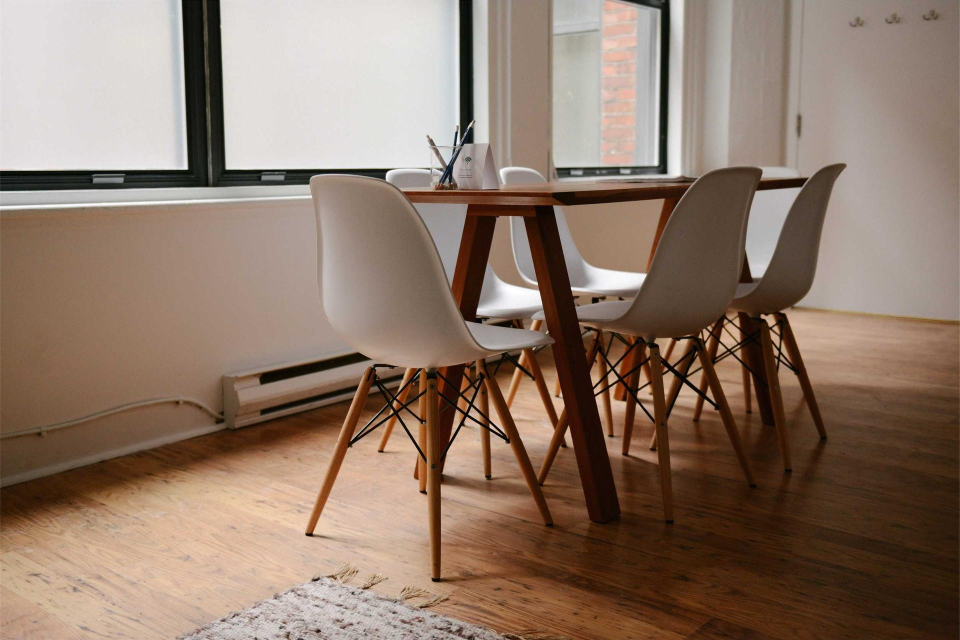
#> input picture plugins/tasarim/skills/design-taste-frontend/assets/components/fx-photo/meeting-room.jpg, 1920 x 1280 px (shown at 1/2 size)
$ python -i props.py   (imports and definitions only)
#> lines starting #> are read from the running program, lines starting #| are printed output that depends on the picture
"""Tactile paper props: the paper a reel is told on, drawn per reel (nothing downloaded, nothing stored in the recipe).
Needs numpy + Pillow (+ OpenCV for ground()): run with ~/.venvs/media/bin/python.

    import sys; sys.path.insert(0, "<skill>/recipes/tactile-paper"); import props as pp
    pp.ground(f"{P}/assets/paper-texture-ground.png")             # the maroon ground (the reference's colours, seeded)
    lay = pp.essay_page(f"{P}/assets/page.jpg", TEXT, head="RUNNING HEAD", targets={"key": ["two", "words"]})
    pp.notebook_page(f"{P}/assets/notebook.jpg", ["the speaker's own words", "on that line"], blank=f"{P}/assets/blank.jpg")
    pp.ticket(f"{P}/assets/ticket.png", "TICKET", "PASSENGER TRAIN", rows, "PRICE")
    pp.photo_print(f"{P}/assets/city_prepped.jpg", f"{P}/assets/print.jpg")   # a stock / own still as a B&W print
    img = pp.paper(pp.PW, pp.PH, (226, 215, 188), seed=11)        # any page of your own; ink with apply_ink / halftone

Pages are 2x of the replica's page space (PAGE rect 1013 x 1478 page px -> PW x PH = 2026 x 2956 texture px), so a
page fills the frame width at rest and stays sharp in the 1.12x close-up. Marks come back in page px (the boxes the
crimson underline goes under). Text: the latin and cyrillic subsets of the house fonts in templates/fonts (Playfair
Display for printed pages, Caveat for handwriting, JetBrains Mono for fields, Inter Tight for headings). Only the speaker's words or
plain facts go on a page in a size a viewer can read (>= 48 px on screen); a page of printed text in another language (a
quote's source) is texture, the caption carries the meaning.
"""
import math
import os
import random

import numpy as np
from PIL import Image, ImageDraw, ImageFilter, ImageFont

HERE = os.path.dirname(os.path.abspath(__file__))
FD = os.path.abspath(os.path.join(HERE, "..", "..", "templates", "fonts"))
K = 2                      # texture px per page px
PW, PH = 1013 * K, 1478 * K

# the maroon ground: a cubic colour surface (BGR, x/1080, y/1920) fitted to the reference's first frame + seeded fibre
# noise with its measured high-pass deviation (replica/tools/prep_plates.py); regenerated pixel-identical, no file kept
GROUND_COEF = [[29.00250357128763, 42.32283974297392, 127.78608262216729, -81.76655363966792, -16.252907743397955,
                -196.33617531725275, 10.695967003613482, 52.4626069709357, 32.35067716379652, 60.521884169057515],
               [18.461236344230183, 31.757105935876183, 109.73367705224551, -57.200698340610586, -42.502532025143175,
                -190.76307834963004, 7.397865545309819, 44.83399721879237, 56.479156792368016, 78.44579539693247],
               [47.21184114916305, 64.45280721459339, 194.88999157829033, -122.33271121698378, -14.204396895941427,
                -284.6390720307811, 11.057350097883095, 81.70083754090659, 39.61457596538602, 77.04030468680781]]
GROUND_SD = [4.086792945861816, 4.099277973175049, 4.08526611328125]


# [30 lines left out: functions ground, font, not called in this run]


def is_cyr(ch):
    return "\u0400" <= ch <= "\u04ff"


# [21 lines left out: functions runs, mixed, not called in this run]


def mixed_len(draw, text, fam, size, wght=None, spacing=0):
    fl, fc = font(fam + "-latin", size, wght), font(fam + "-cyrillic", size, wght)
    return sum(draw.textlength(ch, font=(fc if is_cyr(ch) else fl)) + spacing for ch in text) - (spacing if text else 0)


# ---------------------------------------------------------------- paper and ink
def noise(h, w, cell, rng):
    g = rng.random((h // cell + 3, w // cell + 3)).astype(np.float32)
    im = Image.fromarray((g * 255).astype(np.uint8)).resize((w + 3 * cell, h + 3 * cell), Image.BICUBIC)
    return np.asarray(im, np.float32)[:h, :w] / 255.0


def paper(w, h, rgb, seed, mottle=0.05, grain=0.035, fibres=900, edge=0.10, spots=0):
    """a sheet of paper: mottle, grain, fibres, a darker edge, foxing spots"""
    rng = np.random.default_rng(seed)
    base = np.ones((h, w, 3), np.float32) * np.array(rgb, np.float32)[None, None] / 255.0
    m = (noise(h, w, 180, rng) - 0.5) * 2 * mottle + (noise(h, w, 45, rng) - 0.5) * mottle
    g = rng.normal(0, grain, (h, w)).astype(np.float32)
    g = np.asarray(Image.fromarray(((g + 0.5) * 255).clip(0, 255).astype(np.uint8)).filter(ImageFilter.GaussianBlur(0.7)), np.float32) / 255 - 0.5
    yy, xx = np.mgrid[0:h, 0:w].astype(np.float32)
    d = np.minimum.reduce([xx, yy, w - 1 - xx, h - 1 - yy]) / (0.06 * min(w, h))
    e = -edge * np.exp(-d)
    lum = 1 + m + g + e
    im = (base * lum[..., None]).clip(0, 1)
    img = Image.fromarray((im * 255).astype(np.uint8))
    dr = ImageDraw.Draw(img, "RGBA")
    r = random.Random(seed)
    for _ in range(fibres):
        x, y = r.uniform(0, w), r.uniform(0, h)
        a, L = r.uniform(0, math.pi), r.uniform(6, 28)
        c = r.choice([(255, 255, 255, 40), (90, 70, 50, 26)])
        dr.line([(x, y), (x + L * math.cos(a), y + L * math.sin(a))], fill=c, width=1)
    for _ in range(spots):    # foxing
        x, y, rr = r.uniform(0, w), r.uniform(0, h), r.uniform(3, 16)
        dr.ellipse([x - rr, y - rr, x + rr, y + rr], fill=(150, 110, 60, r.randint(14, 40)))
    return img


def ink_layer(w, h):
    return Image.new("L", (w, h), 0)


# [184 lines left out: functions apply_ink, halftone, typeset, essay_page, grid_page, notebook_page and 1 more, not called in this run]


# ---------------------------------------------------------------- a B&W photo print (a stock / own still)
def photo_print(src, dst, width=1500, border=54, seed=61):
    """the still (already through insert_prep.py) as a black-and-white print with a paper border"""
#> called with dst = 'out.png', width = 1500, border = 54, seed = 61
    im = Image.open(src).convert("L")
    tw = width
    im = im.resize((tw, int(im.height * tw / im.width)), Image.LANCZOS)
#> im: PIL image 1500x1000 L
    g = np.asarray(im, np.float32) / 255
    g = ((g - 0.5) * 1.15 + 0.52).clip(0, 1) ** 0.95
    b = border
    w, h = tw + 2 * b, im.height + 2 * b + 30
#> w = 1608; h = 1138
    card = paper(w, h, (236, 233, 224), seed, mottle=0.02, grain=0.02, fibres=200, edge=0.05)
#> in noise, `return np.asarray(im, np.float32)[:h, :w] / 255.0`:
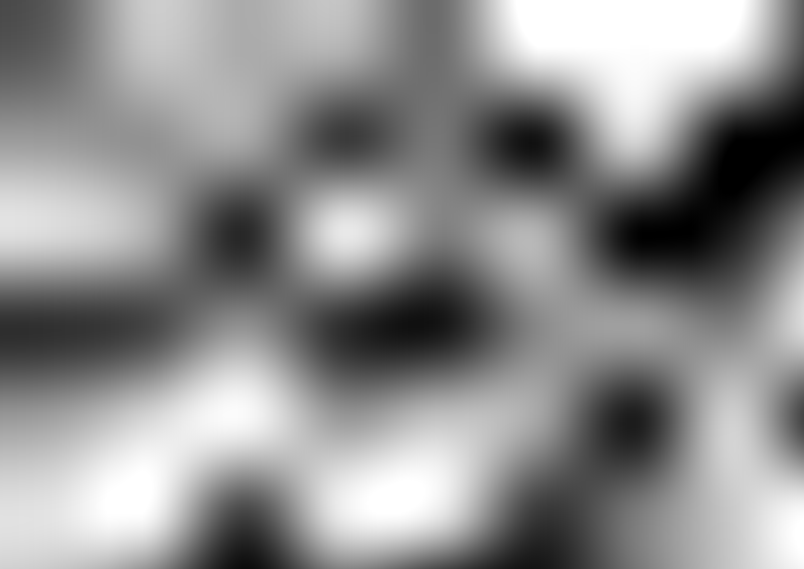
#> returned value: shape (1138, 1608) float32 (shown at 1/2 size); min 0, max 1, mean 0.556
#> call 2 of noise, with h = 1138, w = 1608, cell = 45
#> in noise (call 2), `im = Image.fromarray((g * 255).astype(np.uint8)).resize((w + 3 * cell,..`:
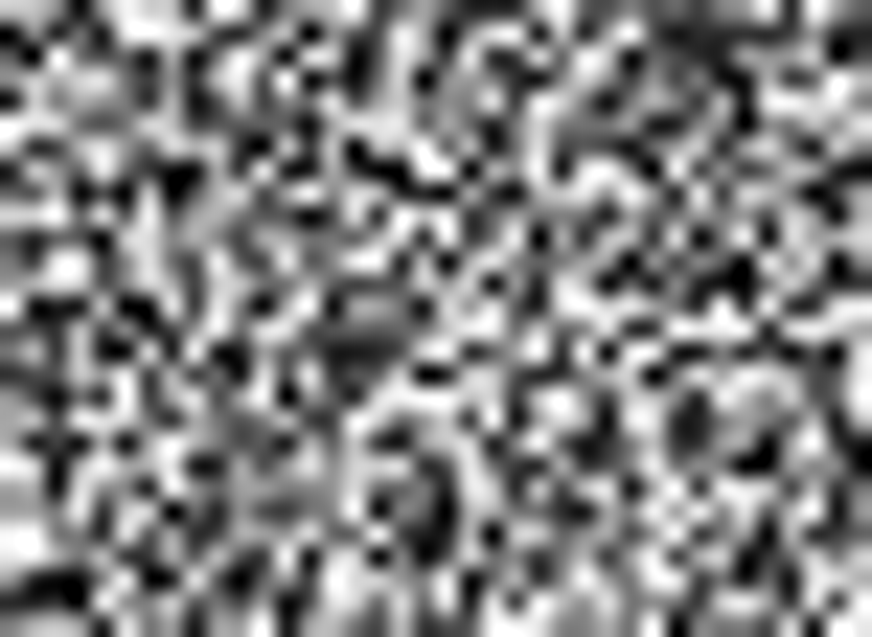
#> im: PIL image 1743x1273 L (shown at 1/2 size); min 0, max 255, mean 129.4
#> in noise (call 2), `return np.asarray(im, np.float32)[:h, :w] / 255.0`:
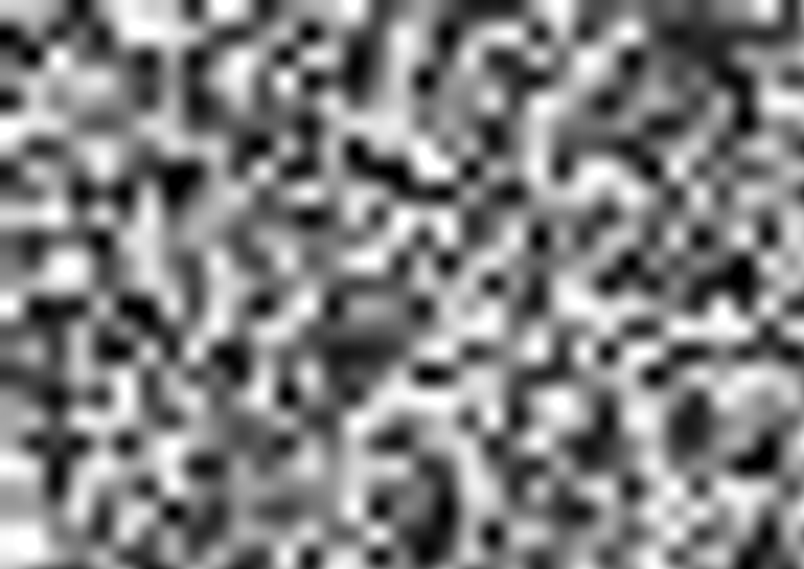
#> returned value: shape (1138, 1608) float32 (shown at 1/2 size); min 0, max 1, mean 0.505
#> in paper, `m = (noise(h, w, 180, rng) - 0.5) * 2 * mottle + (noise(h, w, 45, rng)..`:
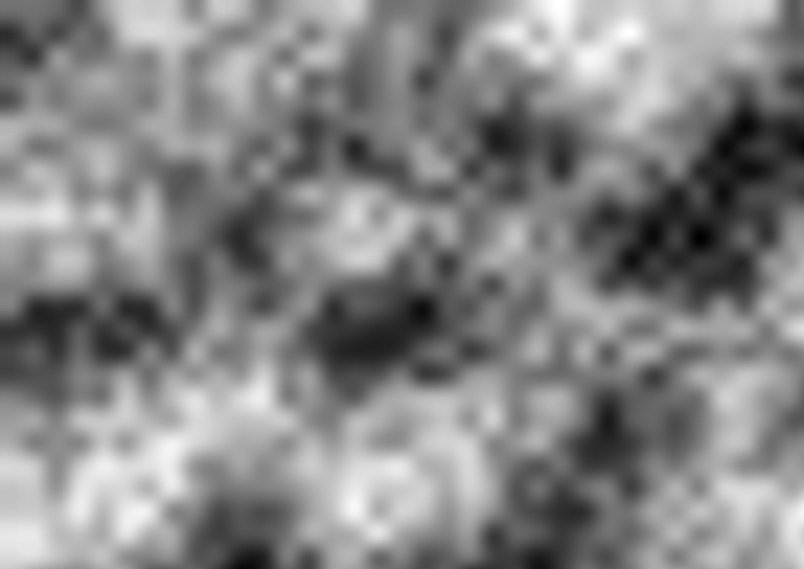
#> m: shape (1138, 1608) float32 (shown at 1/2 size); min -0.028, max 0.03, mean 0.00233; drawn with min black and max white
#> in paper, `lum = 1 + m + g + e`:
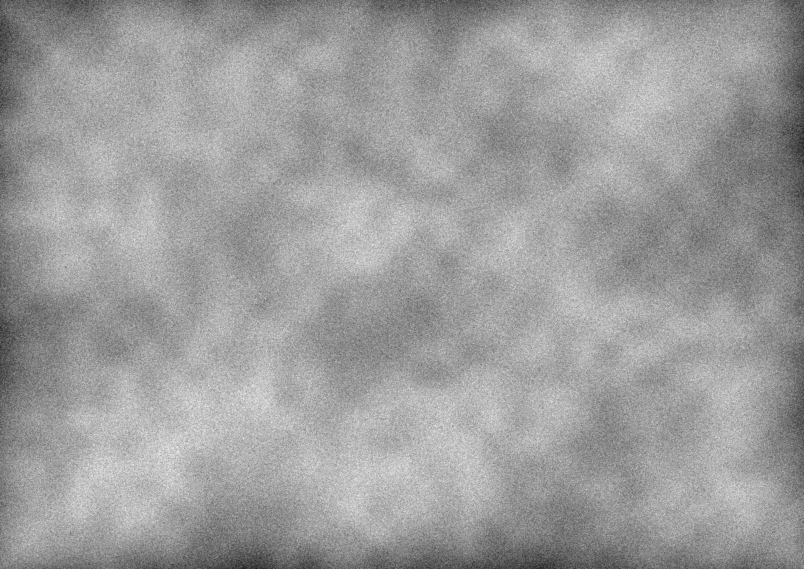
#> lum: shape (1138, 1608) float32 (shown at 1/2 size); min 0.883, max 1.06, mean 0.991; drawn with min black and max white
#> in paper, `im = (base * lum[..., None]).clip(0, 1)`:
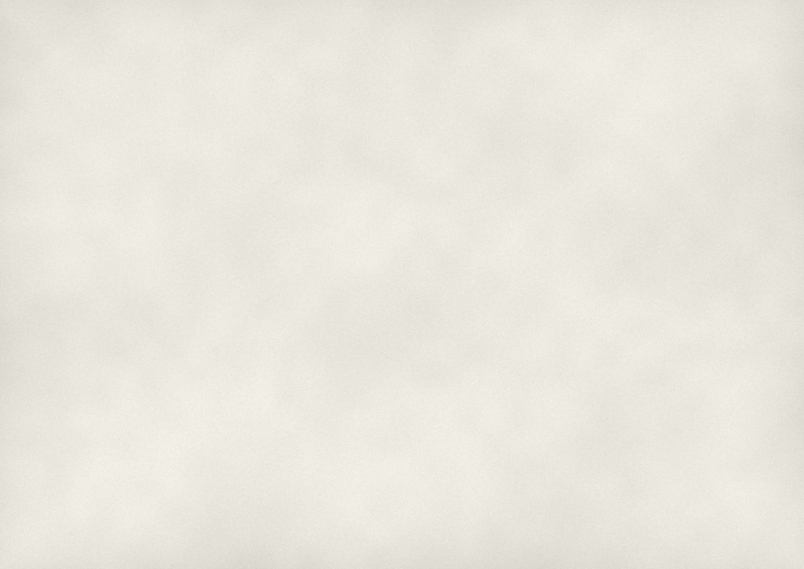
#> im: shape (1138, 1608, 3) float32 (shown at 1/2 size); mean of channels 0, 1, 2 0.91, 0.895, 0.872; drawn as R, G, B
    arr = np.asarray(card, np.float32)
    tone = np.stack([g * 238 + 6, g * 234 + 8, g * 224 + 12], -1)
    arr[b:b + im.height, b:b + tw] = tone
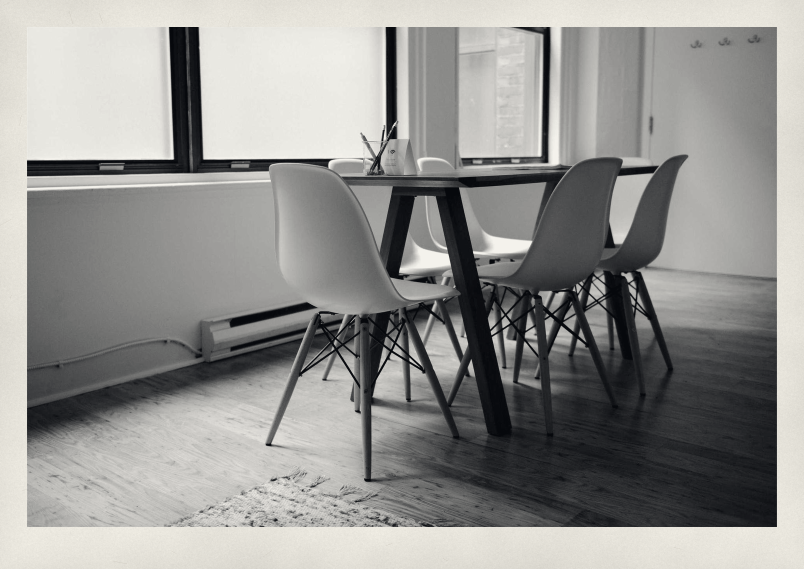
#> arr: shape (1138, 1608, 3) float32 (shown at 1/2 size); mean R, G, B 148, 147.5, 145
    Image.fromarray(arr.clip(0, 255).astype(np.uint8)).save(dst, quality=90)
    return {"size": [w, h]}

>>> result = photo_print('../../../../../tasarim/skills/design-taste-frontend/assets/components/fx-photo/meeting-room.jpg', 'out.png')
#> result = {'size': [1608, 1138]}
